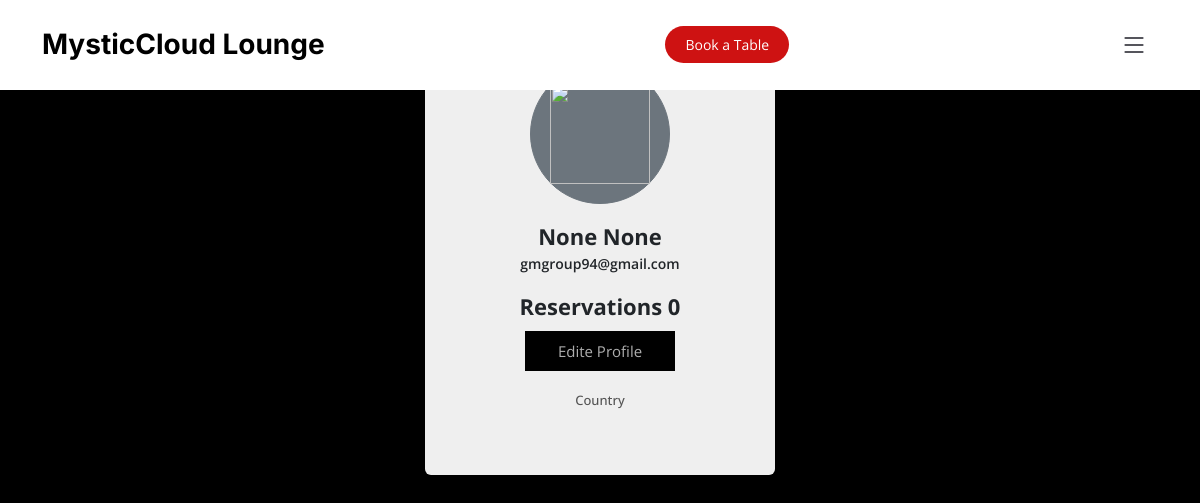
The app's page /users/users/detail/1/ (signed in) with its own data.
### users/models.py (models this page shows)
class User(AbstractBaseUser, PermissionsMixin):
    email = models.EmailField(max_length=255, unique=True)
    first_name = models.CharField(max_length=155, blank=True, null=True)
    last_name = models.CharField(max_length=155, blank=True, null=True)
    image = models.ImageField(upload_to=upload_user_images)
    is_staff = models.BooleanField(default=False)
    is_active = models.BooleanField(default=True)
    objects = UserManager()
    USERNAME_FIELD = "email"

### users/views.py (the view)
# urls.py: path('users/detail/<int:pk>/', UserProfile.as_view(), name='user_profile'),
class UserProfile(LoginRequiredMixin, DetailView):
    model = User
    template_name = "users/user_profile.html"

### users/mixins.py (called while the page is built)
    @method_decorator(login_required)
    def dispatch(self, *args, **kwargs):
        return super().dispatch(*args, **kwargs)

### templates/users/user_profile.html (shortened to what this page needs)
{% extends "base.html" %}
{% load static %}
{% block content %}
    <link rel="stylesheet" href="{% static "css/profile.css" %}">
    <div class="container mt-4 mb-4 p-3 d-flex justify-content-center">
        <div class="card p-4">
            <div class=" image d-flex flex-column justify-content-center align-items-center">
                <button class="btn btn-secondary">{% if object.profile.image %}<img src="{{ object.profile.image.url }}" height="100" width="100" alt="">
                {% else %}<img src="https://encrypted-tbn0.gstatic.com/images?q=tbn:ANd9GcQ68D1zB62HiAWZAkQpessCgGpmfvJQUX8Rhg&usqp=CAU" height="100" width="100"/>{% endif %}
                </button>
                <span class="name mt-3">{{ object.first_name }} {{ object.last_name }}</span> <span class="idd">{{ object.email }}</span>
                {% if request.user.reservations %}
                <div class="d-flex flex-row justify-content-center align-items-center mt-3"><span
                        class="number">Reservations <span class="number">{{user.reservations.all|length}}</span></span></div>
                {% else %}
                <div class="d-flex flex-row justify-content-center align-items-center mt-3"><span
                        class="number">You don't have a <span class="number">Reservations</span></span></div>
                {% endif %}
                <div class=" d-flex mt-2">
                    <a href="{% url "users:update_user" object.pk %}"><button class="btn1 btn-dark">Edite Profile</button></a>
                </div>
                <div class="text mt-3"><span>Country {{ object.profile.country.name }}<br><br> </span>
                </div>
            </div>
        </div>
    </div>
{% endblock %}

### static/css/main.css (style rules this page uses)
:root { --font-default: "Open Sans", system-ui, -apple-system, "Segoe UI", Roboto, "Helvetica Neue", Arial, "Noto Sans", "Liberation Sans", sans-serif, "Apple Color Emoji", "Segoe UI Emoji", "Segoe UI Symbol", "Noto Color Emoji"; --font-primary: "Amatic SC", sans-serif; --font-secondary: "Inter", sans-serif; }
:root { --color-default: #212529; --color-primary: #ce1212; --color-secondary: #37373f; }
:root { scroll-behavior: smooth; }
body { font-family: var(--font-default); color: var(--color-default); }
a { color: var(--color-primary); text-decoration: none; }

### static/css/profile.css (style rules this page uses)
* { margin: 0; padding: 0 }
body { background-color: #000 }
.card { width: 350px; background-color: #efefef; border: none; cursor: pointer; transition: all 0.5s; }
.image img { transition: all 0.5s }
.btn { height: 140px; width: 140px; border-radius: 50% }
.name { font-size: 22px; font-weight: bold }
.idd { font-size: 14px; font-weight: 600 }
.number { font-size: 22px; font-weight: bold }
.btn1 { height: 40px; width: 150px; border: none; background-color: #000; color: #aeaeae; font-size: 15px }
.text span { font-size: 13px; color: #545454; font-weight: 500 }

### records on screen
User: first_name "None", last_name "None", email "gmgroup94@gmail.com", reservations.all|length "0"
